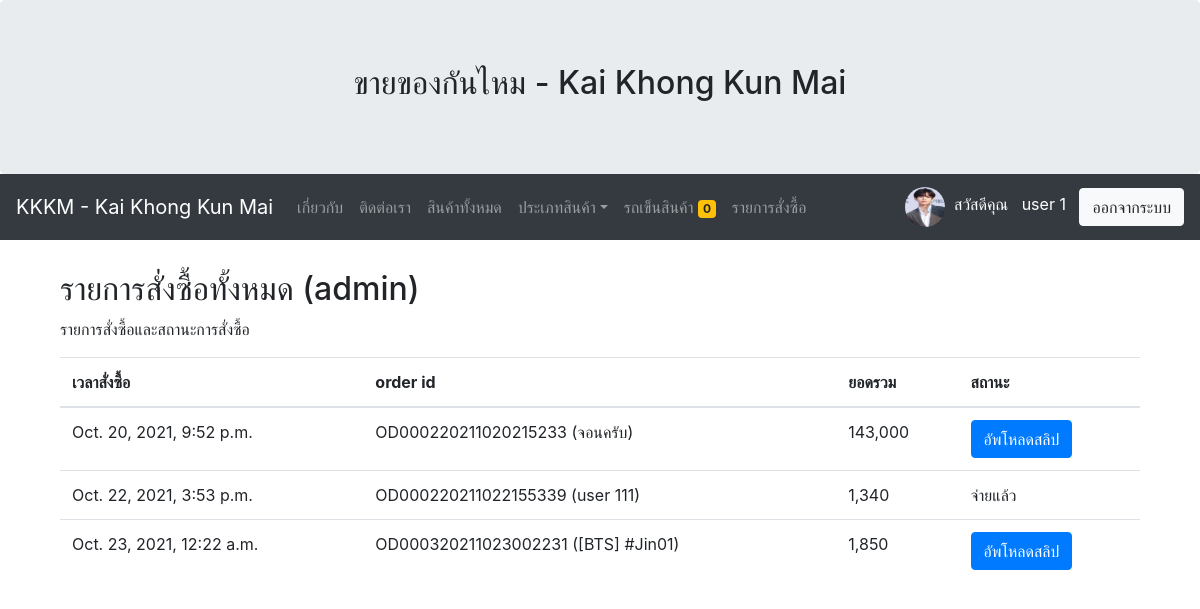
The app's page /allorderlist/ (signed in) with its own data.
### myapp/models.py (models this page shows, shortened)
class Profile(models.Model):
	user = models.OneToOneField(User,on_delete=models.CASCADE)
	photo = models.ImageField(upload_to="gallery_photo_profile",null=True,blank=True,default='dafaultprofile.png')
	usertype = models.CharField(max_length=100,default='member')
	cartquan = models.IntegerField(default=0) #เก็บจำนวนสินค้าในตะกร้า

class OrderPending(models.Model):
	orderid = models.CharField(max_length=100)
	user = models.ForeignKey(User,on_delete=models.CASCADE) #บังคับให้ login
	address = models.TextField()
	shipping = models.CharField(max_length=100)
	name = models.CharField(max_length=100)
	tel = models.CharField(max_length=100)
	address = models.TextField()
	shipping = models.CharField(max_length=100)
	payment = models.CharField(max_length=100)
	other = models.TextField(max_length=200,null=True,blank=True) #ต้องเพิ่ม blank=True ด้วย
	stamp = models.DateTimeField(auto_now_add=True,blank=True,null=True)
	paid = models.BooleanField(default=False)
	slip = models.ImageField(upload_to="gallery_slip",null=True,blank=True)
	sliptime = models.CharField(max_length=200,null=True,blank=True)
	paymentid = models.CharField(max_length=200,null=True,blank=True)

### myapp/views.py (the view)
# urls.py: path('allorderlist/',AllOrderListPage,name='allorderlist-page'),
def AllOrderListPage(request):
	context = {}
	order = OrderPending.objects.all()
	for od in order:
		orderid = od.orderid
		orderlist = OrderList.objects.filter(orderid=orderid)
		total = sum([ c.total for c in orderlist])
		od.total = total
	context['allorder'] = order
	return render(request, 'myapp/allorderlist.html',context)

### myapp/template/myapp/allorderlist.html
{% extends 'myapp/base.html' %}
{% load humanize %}
{% block article %}
<div class="container">
	  <h2>รายการสั่งซื้อทั้งหมด (admin)</h2>
	  <p>รายการสั่งซื้อและสถานะการสั่งซื้อ</p>
	  <table class="table">
	    <thead>
		<tr>
		  <th>เวลาสั่งซื้อ</th>
		  <th>order id</th>
		  <th>ยอดรวม</th>
		  <th>สถานะ</th>
		</tr>
	    </thead>
	    <tbody>
	    {% for od in allorder %}
		<tr>
		  <td>{{od.stamp}}</td>
		  <td>{{od.orderid}} ({{od.name}})</td>
		  <td>{{od.total|intcomma}}</td>
		  <td>
		  {% if od.paid %}
		  	จ่ายแล้ว
		  {% else %}
		  	<a href="#" class="btn btn-primary">อัพโหลดสลิป</a>
		  {% endif %}
		</td>
		</tr>
	    {% endfor %}
	    </tbody>
	  </table>
</div>
{% endblock article %}

### myapp/template/myapp/base.html (shortened to what this page needs)
<!DOCTYPE html>
<html lang="en">
<head>
  <link rel="stylesheet" href="https://maxcdn.bootstrapcdn.com/bootstrap/4.5.2/css/bootstrap.min.css">
</head>
<body>
<div class="jumbotron text-center" style="margin-bottom: 0;">
  <h2>ขายของกันไหม - Kai Khong Kun Mai</h2>
</div>
<nav class="navbar navbar-expand-sm bg-dark navbar-dark">
  <a class="navbar-brand" href="{% url 'home-page' %}">KKKM - Kai Khong Kun Mai</a>
  <div class="collapse navbar-collapse" id="collapsibleNavbar">
                <ul class="navbar-nav mr-auto">
                  <li class="nav-item">
                    <a class="nav-link" href="{% url 'about-page' %}">เกี่ยวกับ</a>
                  </li>
                  <li class="nav-item">
                    <a class="nav-link" href="{% url 'contact-page' %}">ติดต่อเรา </a>
                  </li>
                  <li class="nav-item">
                    <a class="nav-link" href="{% url 'allproduct-page' %}">สินค้าทั้งหมด</a>
                  </li>
                   <li class="nav-item dropdown">
                    <a class="nav-link dropdown-toggle" href="#" id="dropdown01" data-toggle="dropdown" aria-haspopup="true" aria-expanded="false">
                      ประเภทสินค้า</a>
                  </li>
                  {% if user.is_authenticated and user.profile.usertype == 'member' %}
                  <li class="nav-item">
                    <a class="nav-link" href="{% url 'mycart-page' %}">รถเข็นสินค้า&nbsp<span class="badge badge-warning">{{user.profile.cartquan}}</span></a>
                  </li>
                  <li class="nav-item">
                    <a class="nav-link" href="{% url 'orderlist-page' %}">รายการสั่งซื้อ&nbsp</a>
                  </li>
                  {% endif %}
                </ul>
                          {% if user.is_authenticated %}
                            <img src="{{user.profile.photo.url}}" width="40" height="40" class="rounded-circle">&nbsp&nbsp
                            <p style="color: white; margin-top: 10px">สวัสดีคุณ&nbsp&nbsp {{ user.first_name }}
                            {{ user.last_name }} &nbsp&nbsp </p>
                            <a class="btn btn-light" href="{% url 'logout' %}">ออกจากระบบ</a>
                          {% else %}
                            <a class="btn btn-primary" href="{% url 'register-page' %}">สมัครสมาชิก</a>&nbsp&nbsp&nbsp
                            <a class="btn btn-primary" href="{% url 'login' %}">เข้าสู่ระบบ</a>
                          {% endif %}
  </div>
</nav>
<div class="container" style="margin-top: 30px;">
  {% block article %}
  {% endblock article %}
</div>
</body>
</html>

### records on screen
OrderPending: stamp "Oct. 20, 2021, 9:52 p.m.", orderid "OD000220211020215233", name "จอนครับ", total "143,000", paid "อัพโหลดสลิป"
OrderPending: stamp "Oct. 22, 2021, 3:53 p.m.", orderid "OD000220211022155339", name "user 111", total "1,340", paid "จ่ายแล้ว"
OrderPending: stamp "Oct. 23, 2021, 12:22 a.m.", orderid "OD000320211023002231", name "[BTS] #Jin01", total "1,850", paid "อัพโหลดสลิป"

### other values on screen
{{ user.profile.cartquan }} "0"
{{ user.first_name }} "user"
{{ user.last_name }} "1"
